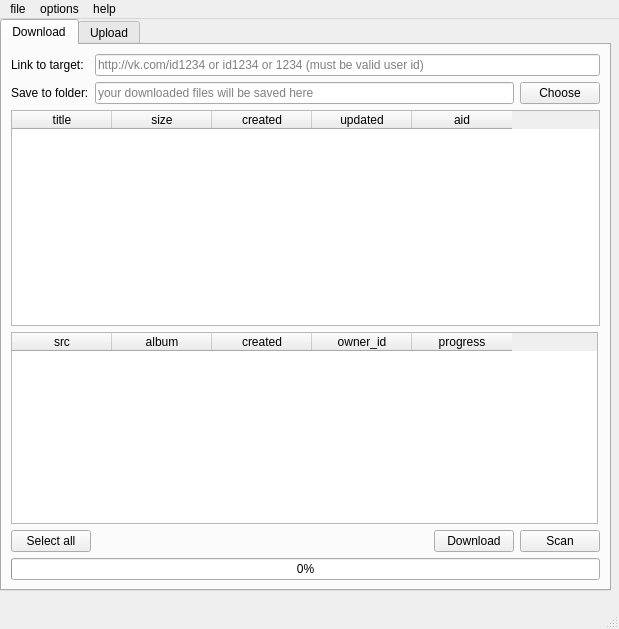
<?xml version="1.0" encoding="UTF-8"?>
<ui version="4.0">
 <class>MainWindow</class>
 <widget class="QMainWindow" name="MainWindow">
  <property name="geometry">
   <rect>
    <x>0</x>
    <y>0</y>
    <width>619</width>
    <height>629</height>
   </rect>
  </property>
  <property name="windowTitle">
   <string>MainWindow</string>
  </property>
  <widget class="QWidget" name="centralwidget">
   <widget class="QTabWidget" name="tabWidget">
    <property name="geometry">
     <rect>
      <x>0</x>
      <y>0</y>
      <width>611</width>
      <height>572</height>
     </rect>
    </property>
    <property name="currentIndex">
     <number>0</number>
    </property>
    <widget class="QWidget" name="tab">
     <attribute name="title">
      <string>Download</string>
     </attribute>
     <layout class="QVBoxLayout" name="verticalLayout">
      <item>
       <layout class="QGridLayout" name="gridLayout">
        <item row="1" column="1">
         <widget class="QLineEdit" name="saveToFolderLineEdit">
          <property name="placeholderText">
           <string>your downloaded files will be saved here</string>
          </property>
         </widget>
        </item>
        <item row="0" column="1" colspan="2">
         <widget class="QLineEdit" name="linkToTargetLineEdit">
          <property name="inputMask">
           <string/>
          </property>
          <property name="placeholderText">
           <string>http://vk.com/id1234 or id1234 or 1234 (must be valid user id)</string>
          </property>
         </widget>
        </item>
        <item row="1" column="0">
         <widget class="QLabel" name="label_2">
          <property name="text">
           <string>Save to folder:</string>
          </property>
         </widget>
        </item>
        <item row="1" column="2">
         <widget class="QPushButton" name="chooseSaveFolderButton">
          <property name="text">
           <string>Choose</string>
          </property>
         </widget>
        </item>
        <item row="0" column="0">
         <widget class="QLabel" name="label">
          <property name="text">
           <string>Link to target:</string>
          </property>
         </widget>
        </item>
       </layout>
      </item>
      <item>
       <layout class="QVBoxLayout" name="verticalLayout_2">
        <item>
         <widget class="QTableWidget" name="albumsTableWidget">
          <property name="sortingEnabled">
           <bool>true</bool>
          </property>
          <attribute name="verticalHeaderShowSortIndicator" stdset="0">
           <bool>false</bool>
          </attribute>
          <column>
           <property name="text">
            <string>title</string>
           </property>
          </column>
          <column>
           <property name="text">
            <string>size</string>
           </property>
          </column>
          <column>
           <property name="text">
            <string>created</string>
           </property>
          </column>
          <column>
           <property name="text">
            <string>updated</string>
           </property>
          </column>
          <column>
           <property name="text">
            <string>aid</string>
           </property>
          </column>
         </widget>
        </item>
        <item>
         <widget class="QTableWidget" name="picturesTableWidget">
          <property name="maximumSize">
           <size>
            <width>587</width>
            <height>192</height>
           </size>
          </property>
          <column>
           <property name="text">
            <string>src</string>
           </property>
          </column>
          <column>
           <property name="text">
            <string>album</string>
           </property>
          </column>
          <column>
           <property name="text">
            <string>created</string>
           </property>
          </column>
          <column>
           <property name="text">
            <string>owner_id</string>
           </property>
          </column>
          <column>
           <property name="text">
            <string>progress</string>
           </property>
          </column>
         </widget>
        </item>
       </layout>
      </item>
      <item>
       <layout class="QHBoxLayout" name="horizontalLayout">
        <item>
         <widget class="QPushButton" name="selectAllButton">
          <property name="text">
           <string>Select all</string>
          </property>
         </widget>
        </item>
        <item>
         <spacer name="horizontalSpacer">
          <property name="orientation">
           <enum>Qt::Horizontal</enum>
          </property>
          <property name="sizeHint" stdset="0">
           <size>
            <width>40</width>
            <height>20</height>
           </size>
          </property>
         </spacer>
        </item>
        <item>
         <widget class="QPushButton" name="downloadButton">
          <property name="text">
           <string>Download</string>
          </property>
         </widget>
        </item>
        <item>
         <widget class="QPushButton" name="scanButton">
          <property name="text">
           <string>Scan</string>
          </property>
         </widget>
        </item>
       </layout>
      </item>
      <item>
       <widget class="QProgressBar" name="progressBar">
        <property name="value">
         <number>0</number>
        </property>
        <property name="invertedAppearance">
         <bool>false</bool>
        </property>
       </widget>
      </item>
     </layout>
    </widget>
    <widget class="QWidget" name="tab_2">
     <attribute name="title">
      <string>Upload</string>
     </attribute>
    </widget>
   </widget>
  </widget>
  <widget class="QMenuBar" name="menubar">
   <property name="geometry">
    <rect>
     <x>0</x>
     <y>0</y>
     <width>619</width>
     <height>27</height>
    </rect>
   </property>
   <widget class="QMenu" name="menuOptions">
    <property name="title">
     <string>options</string>
    </property>
    <addaction name="actionCredentials"/>
   </widget>
   <widget class="QMenu" name="menuHelp">
    <property name="title">
     <string>help</string>
    </property>
    <addaction name="actionAbout"/>
   </widget>
   <widget class="QMenu" name="menuFile">
    <property name="title">
     <string>file</string>
    </property>
    <addaction name="actionExit"/>
   </widget>
   <addaction name="menuFile"/>
   <addaction name="menuOptions"/>
   <addaction name="menuHelp"/>
  </widget>
  <widget class="QStatusBar" name="statusbar"/>
  <action name="actionCredentials">
   <property name="text">
    <string>credentials</string>
   </property>
  </action>
  <action name="actionAbout">
   <property name="text">
    <string>about</string>
   </property>
  </action>
  <action name="actionExit">
   <property name="text">
    <string>exit</string>
   </property>
  </action>
 </widget>
 <resources/>
 <connections/>
</ui>
